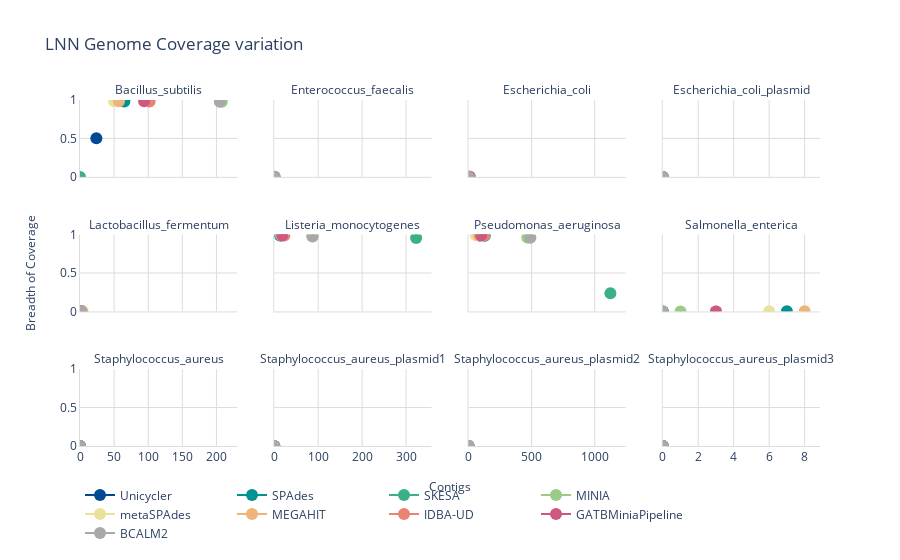
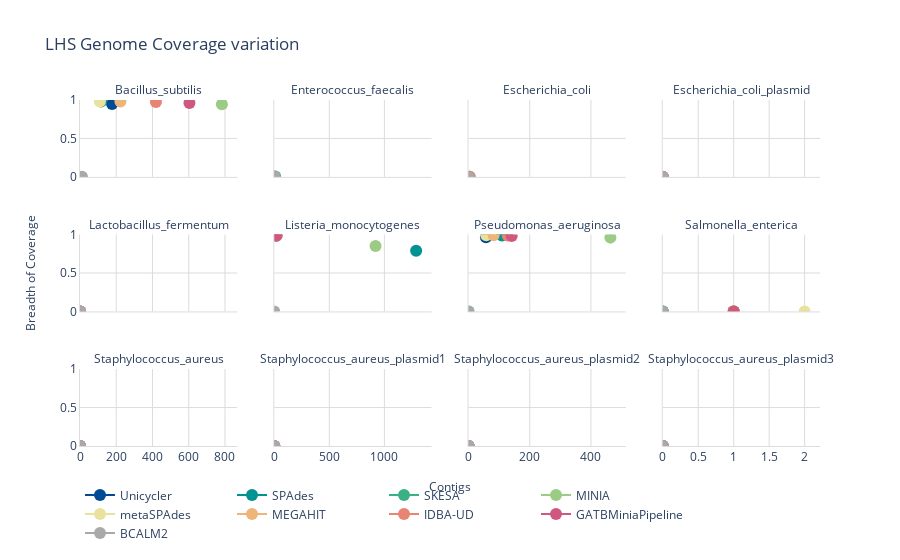
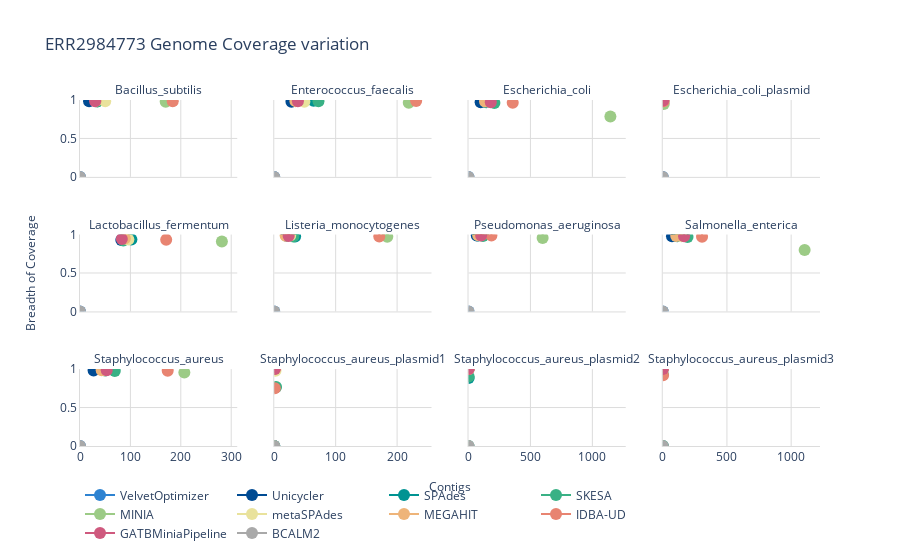
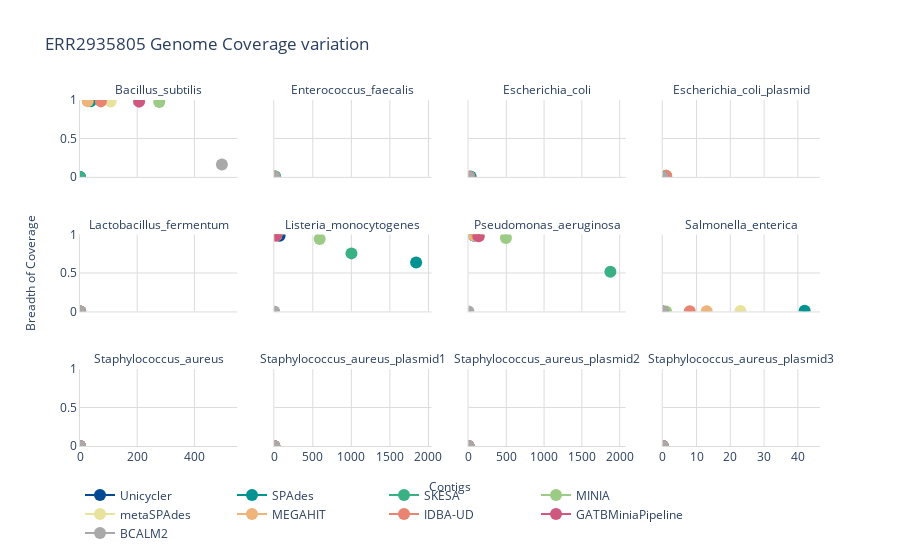

The notebook cell these images were saved under, in order:
### Markdown cell above
### Per sample

### Code cell
for sample in sorted(df['Sample'].unique(), key=lambda v: v.upper(), reverse=True):
    print('-' + sample)
    fig=make_subplots(rows=3, cols=4, subplot_titles=sorted(df['Reference'].unique(), key=lambda v: v.upper(), reverse=False),
                     shared_yaxes=True, shared_xaxes=True, x_title="Contigs", y_title="Breadth of Coverage")
    row=1
    col=1
    for reference in sorted(df['Reference'].unique(), key=lambda v: v.upper(), reverse=False):
        print('--' + reference)
        i=0
        print(row, col)
        for assembler in sorted(df['Assembler'].unique(), key=lambda v: v.upper(), reverse=True):
            print('---' + assembler)
            showlegend=True if col==1 and row==1 else False
            contigs = list(df['Contigs'][(df['Assembler'] == assembler) & (df['Reference'] == reference) & (df['Sample'] == sample)])
            boc = list(df['Breadth of Coverage'][(df['Assembler'] == assembler) & (df['Reference'] == reference) & (df['Sample'] == sample)])
            if contigs: #list not empty
                fig.add_trace(go.Scatter(x=[mean(contigs)],
                                         y=[mean(boc)],
                                         error_y=dict(type='data', # value of error bar given in data coordinates
                                                      symmetric=False,
                                                      array=[max(boc)-mean(boc)],
                                                      arrayminus=[mean(boc)-min(boc)],
                                                      visible=True),
                                         error_x=dict(type='data', # value of error bar given in data coordinates
                                                      symmetric=False,
                                                      array=[max(contigs)-mean(contigs)],
                                                      arrayminus=[mean(contigs)-min(contigs)],
                                                      visible=True),
                                         name=assembler, marker=dict(color=COLOURS[i], size=12), showlegend=showlegend),
                              col=col, row=row)
            i+=1
        if col == 4:
            col = 1
            row += 1
        else:
            col += 1
    fig.update_layout(plot_bgcolor='rgb(255,255,255)', title="{} Genome Coverage variation".format(sample))
    fig.update_xaxes(showline=True, linewidth=1, linecolor='#DCDCDC', gridcolor='#DCDCDC', rangemode='tozero')
    fig.update_yaxes(showline=True, linewidth=1, linecolor='#DCDCDC', gridcolor='#DCDCDC', range=[0, 1])
    for i in fig['layout']['annotations']:
        i['font']['size'] = 12
    fig.update_layout(legend=dict(
        orientation="h",
        y=-0.1,
        x=0
    ))
    fig.show()
    plot(fig, filename='Plots/Genome Fragmentation/{}.html'.format(sample), auto_open=False)
